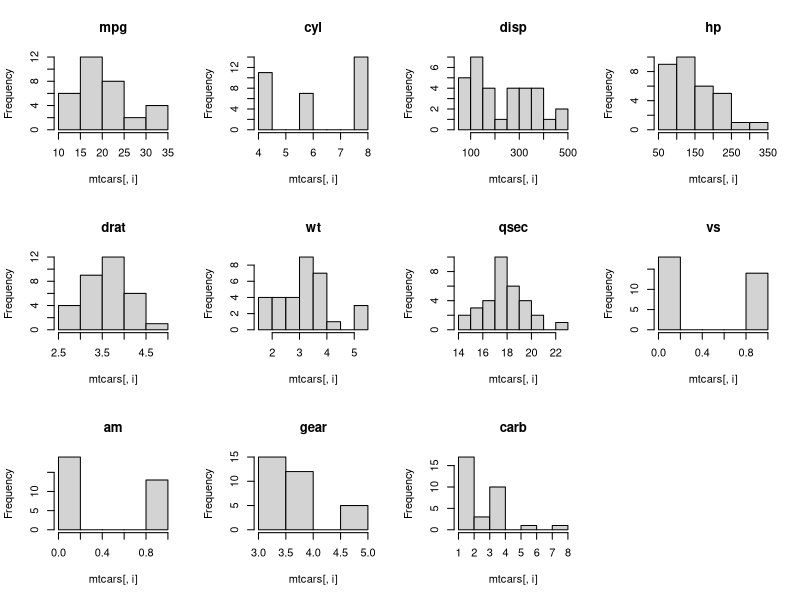

Generate this figure with R:
data(mtcars)

#A
cat("Total observations : ", nrow(mtcars))
cat("Total variables : ", ncol(mtcars))

#B
mtcars[mtcars$hp == max(mtcars$hp),]
mtcars[mtcars$hp == min(mtcars$hp),]

#C
par(mfrow = c(3, 4))
for(i in 1:ncol(mtcars)){
    hist(mtcars[,i], main = colnames(mtcars)[i])
}

#D
cat("Difference of mean : ")
mean(mtcars$hp[mtcars$cyl == 3]) - mean(mtcars$hp[mtcars$cyl == 4])
cat("Difference of standard deviation : ")
sd(mtcars$hp[mtcars$cyl == 3]) - sd(mtcars$hp[mtcars$cyl == 4])

#E
cor.Matrix <- cor(mtcars)
max.cor <- max(cor.Matrix[upper.tri(cor.Matrix)], na.rm = TRUE)
indices <- which(cor.Matrix == max.cor, arr.ind = TRUE)
cat("Par with max cor is : ", rownames(cor.Matrix)[indices[1,]])
cat("With cor : ", max.cor)